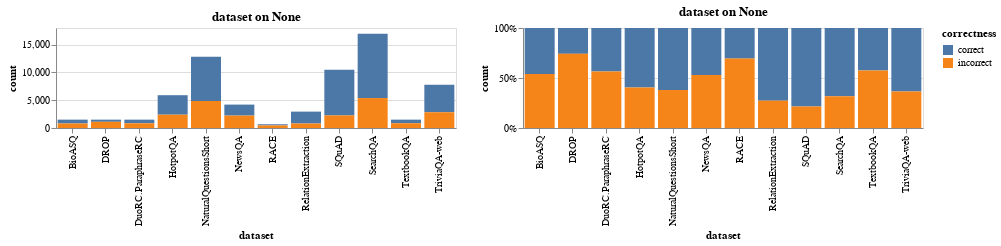

Notebook cell for this chart:
### Markdown cell above
## Overall distribution

### Code cell
visualize_dataset_attr_on_a_group()

### Figure 1 — Vega-Lite specification as saved in the notebook (floating-point values rounded to 4 significant figures)
{"$schema": "https://vega.github.io/schema/vega-lite/v3.2.1.json", "config": {"mark": {"tooltip": null}, "view": {"height": 300, "width": 400}}, "datasets": {"data-c7c892d2e532ef0fd3b85f4ddabc3ca4": [{"correctness": "correct", "count": 7974, "dataset": "NaturalQuestionsShort"}, {"correctness": "correct", "count": 11588, "dataset": "SearchQA"}, {"correctness": "correct", "count": 8243, "dataset": "SQuAD"}, {"correctness": "correct", "count": 2141, "dataset": "RelationExtraction"}, {"correctness": "correct", "count": 652, "dataset": "DuoRC.ParaphraseRC"}, {"correctness": "correct", "count": 3508, "dataset": "HotpotQA"}, {"correctness": "correct", "count": 1979, "dataset": "NewsQA"}, {"correctness": "correct", "count": 693, "dataset": "BioASQ"}, {"correctness": "correct", "count": 640, "dataset": "TextbookQA"}, {"correctness": "correct", "count": 4950, "dataset": "TriviaQA-web"}, {"correctness": "correct", "count": 388, "dataset": "DROP"}, {"correctness": "correct", "count": 206, "dataset": "RACE"}, {"correctness": "incorrect", "count": 5392, "dataset": "SearchQA"}, {"correctness": "incorrect", "count": 4862, "dataset": "NaturalQuestionsShort"}, {"correctness": "incorrect", "count": 2396, "dataset": "HotpotQA"}, {"correctness": "incorrect", "count": 1115, "dataset": "DROP"}, {"correctness": "incorrect", "count": 2264, "dataset": "SQuAD"}, {"correctness": "incorrect", "count": 863, "dataset": "TextbookQA"}, {"correctness": "incorrect", "count": 811, "dataset": "BioASQ"}, {"correctness": "incorrect", "count": 849, "dataset": "DuoRC.ParaphraseRC"}, {"correctness": "incorrect", "count": 2233, "dataset": "NewsQA"}, {"correctness": "incorrect", "count": 807, "dataset": "RelationExtraction"}, {"correctness": "incorrect", "count": 468, "dataset": "RACE"}, {"correctness": "incorrect", "count": 2835, "dataset": "TriviaQA-web"}]}, "hconcat": [{"data": {"name": "data-c7c892d2e532ef0fd3b85f4ddabc3ca4"}, "encoding": {"color": {"field": "correctness", "scale": {"domain": ["correct", "incorrect"]}, "type": "nominal"}, "tooltip": [{"field": "dataset", "type": "nominal"}, {"field": "count", "type": "quantitative"}, {"field": "correctness", "type": "nominal"}], "x": {"bin": null, "field": "dataset", "type": "nominal"}, "y": {"field": "count", "stack": "zero", "type": "quantitative"}}, "height": 100, "mark": "bar", "title": "dataset on None"}, {"data": {"name": "data-c7c892d2e532ef0fd3b85f4ddabc3ca4"}, "encoding": {"color": {"field": "correctness", "scale": {"domain": ["correct", "incorrect"]}, "type": "nominal"}, "tooltip": [{"field": "dataset", "type": "nominal"}, {"field": "count", "type": "quantitative"}, {"field": "correctness", "type": "nominal"}], "x": {"bin": null, "field": "dataset", "type": "nominal"}, "y": {"field": "count", "stack": "normalize", "type": "quantitative"}}, "height": 100, "mark": "bar", "title": "dataset on None"}]}
